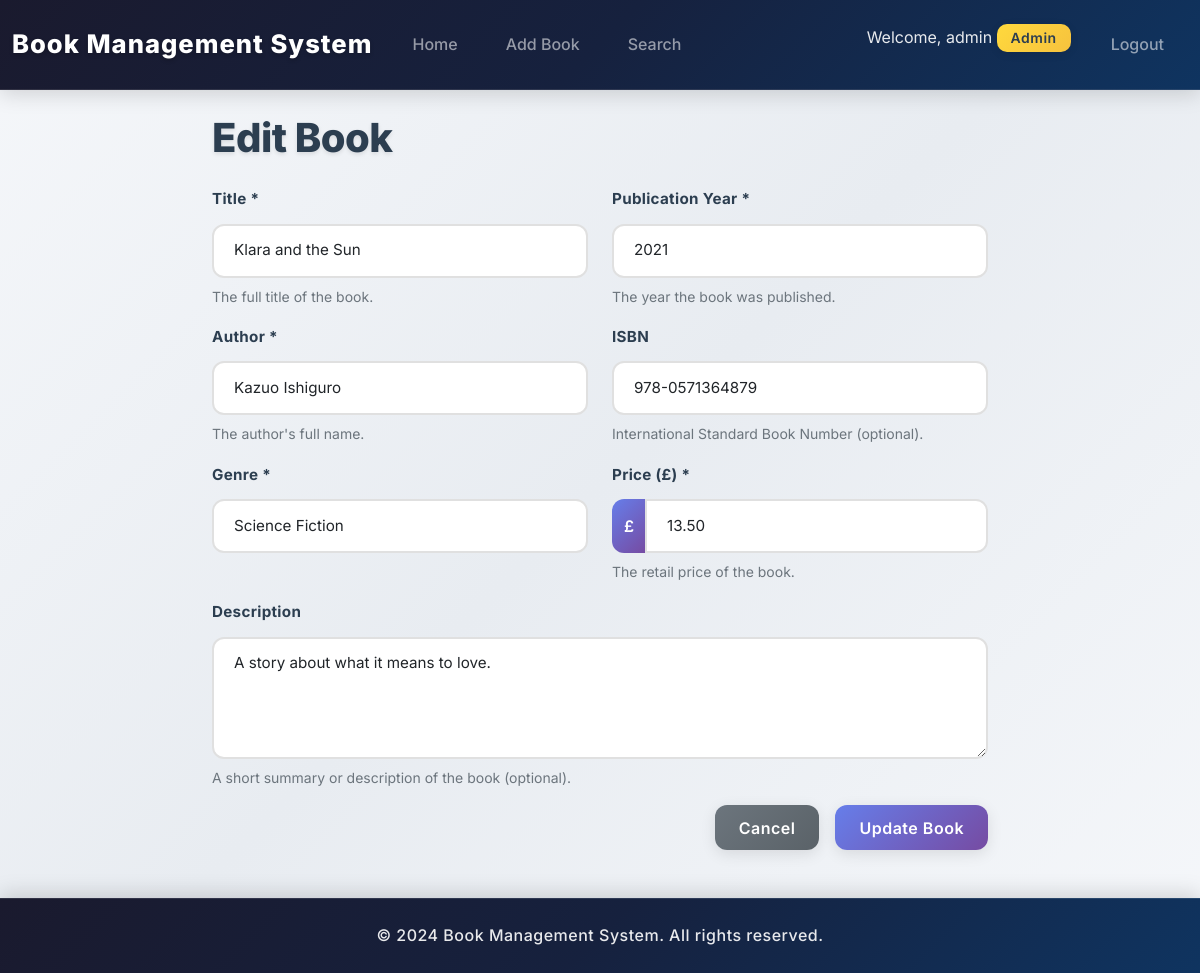
The page /edit_book.php?id=3 (signed in) on the database its author committed.
### tables this page shows
CREATE TABLE IF NOT EXISTS books (
    id INT AUTO_INCREMENT PRIMARY KEY,
    title VARCHAR(255) NOT NULL,
    author VARCHAR(255) NOT NULL,
    genre VARCHAR(100) NOT NULL,
    publication_year INT NOT NULL,
    isbn VARCHAR(20),
    description TEXT,
    price DECIMAL(10,2),
    created_at TIMESTAMP DEFAULT CURRENT_TIMESTAMP,
    updated_at TIMESTAMP DEFAULT CURRENT_TIMESTAMP ON UPDATE CURRENT_TIMESTAMP
);

### includes/database.php (called while the page is built, shortened)
<?php
class Database {
    private $host = DB_HOST;
    private $dbname = DB_NAME;
    private $username = DB_USER;
    private $password = DB_PASS;
    private $conn;
    private $stmt;
    public function __construct() {
        $dsn = "mysql:host={$this->host};dbname={$this->dbname};charset=utf8mb4";
        $options = [
            PDO::ATTR_ERRMODE => PDO::ERRMODE_EXCEPTION,
            PDO::ATTR_DEFAULT_FETCH_MODE => PDO::FETCH_ASSOC,
            PDO::ATTR_EMULATE_PREPARES => false,
        ];
        try {
            $this->conn = new PDO($dsn, $this->username, $this->password, $options);
        } catch (PDOException $e) {
            die("Connection failed: " . $e->getMessage());
        }
    }
    public function query($sql) {
        $this->stmt = $this->conn->prepare($sql);
    }
    public function bind($param, $value, $type = null) {
        if (is_null($type)) {
            switch (true) {
                case is_int($value):
                    $type = PDO::PARAM_INT;
                    break;
            }
        }
        $this->stmt->bindValue($param, $value, $type);
    }
    public function execute() {
        return $this->stmt->execute();
    }
    public function single() {
        $this->execute();
        return $this->stmt->fetch();
    }
}
?>

### templates/book_form.tpl.php (the view, shortened to what this page needs)
<?php
function displayBookForm($form_data = [], $errors = [], $is_edit = false) {
    ?>
    <form method="POST" id="bookForm" novalidate>
        <div class="row">
            <div class="col-md-6">
                <div class="mb-3">
                    <label for="title" class="form-label">Title *</label>
                    <input type="text" class="form-control <?php echo isset($errors['title']) ? 'is-invalid' : ''; ?>"
                           id="title" name="title" value="<?php echo $form_data['title'] ?? ''; ?>"
                           placeholder="Enter book title" required>
                    <?php if (isset($errors['title'])): ?>
                        <div class="invalid-feedback"><?php echo $errors['title']; ?></div>
                    <?php else: ?>
                        <div class="form-text">The full title of the book.</div>
                    <?php endif; ?>
                </div>
                <div class="mb-3">
                    <label for="author" class="form-label">Author *</label>
                    <input type="text" class="form-control <?php echo isset($errors['author']) ? 'is-invalid' : ''; ?>"
                           id="author" name="author" value="<?php echo $form_data['author'] ?? ''; ?>"
                           placeholder="Enter author name" required>
                    <?php if (isset($errors['author'])): ?>
                        <div class="invalid-feedback"><?php echo $errors['author']; ?></div>
                    <?php else: ?>
                        <div class="form-text">The author's full name.</div>
                    <?php endif; ?>
                </div>
                <div class="mb-3">
                    <label for="genre" class="form-label">Genre *</label>
                    <select class="form-select <?php echo isset($errors['genre']) ? 'is-invalid' : ''; ?>"
                            id="genre" name="genre" required>
                        <option value="Sci-Fi" <?php echo ($form_data['genre'] ?? '') == 'Sci-Fi' ? 'selected' : ''; ?>>Science Fiction</option>
                    </select>
                </div>
            </div>
            <div class="col-md-6">
                <div class="mb-3">
                    <label for="publication_year" class="form-label">Publication Year *</label>
                    <input type="number" class="form-control <?php echo isset($errors['publication_year']) ? 'is-invalid' : ''; ?>"
                           id="publication_year" name="publication_year"
                           min="1900" max="<?php echo date('Y'); ?>"
                           value="<?php echo $form_data['publication_year'] ?? ''; ?>"
                           placeholder="2024" required>
                    <?php if (isset($errors['publication_year'])): ?>
                        <div class="invalid-feedback"><?php echo $errors['publication_year']; ?></div>
                    <?php else: ?>
                        <div class="form-text">The year the book was published.</div>
                    <?php endif; ?>
                </div>
                <div class="mb-3">
                    <label for="isbn" class="form-label">ISBN</label>
                    <input type="text" class="form-control" id="isbn" name="isbn"
                           value="<?php echo $form_data['isbn'] ?? ''; ?>"
                           placeholder="978-XXXXXXXXX">
                    <div class="form-text">International Standard Book Number (optional).</div>
                </div>
                <div class="mb-3">
                    <label for="price" class="form-label">Price (£) *</label>
                    <div class="input-group">
                        <span class="input-group-text">£</span>
                        <input type="number" step="0.01" class="form-control <?php echo isset($errors['price']) ? 'is-invalid' : ''; ?>"
                               id="price" name="price" value="<?php echo $form_data['price'] ?? ''; ?>"
                               placeholder="0.00" required>
                    </div>
                    <?php if (isset($errors['price'])): ?>
                        <div class="invalid-feedback"><?php echo $errors['price']; ?></div>
                    <?php else: ?>
                        <div class="form-text">The retail price of the book.</div>
                    <?php endif; ?>
                </div>
            </div>
        </div>
        <div class="mb-3">
            <label for="description" class="form-label">Description</label>
            <textarea class="form-control" id="description" name="description"
                      rows="4" placeholder="Enter a brief description of the book..."><?php echo $form_data['description'] ?? ''; ?></textarea>
            <div class="form-text">A short summary or description of the book (optional).</div>
        </div>
        <div class="d-grid gap-2 d-md-flex justify-content-md-end">
            <a href="index.php" class="btn btn-secondary me-md-2">Cancel</a>
            <button type="submit" class="btn btn-primary">
                <?php echo $is_edit ? 'Update Book' : 'Add Book'; ?>
            </button>
        </div>
    </form>
    <?php
}
?>

### assets/css/style.css (style rules this page uses)
:root { --primary-color: #2c3e50; --secondary-color: #3498db; --accent-color: #e74c3c; --success-color: #27ae60; --warning-color: #f39c12; --light-bg: #f8f9fa; --card-shadow: 0 4px 6px rgba(0, 0, 0, 0.1); --card-shadow-hover: 0 8px 15px rgba(0, 0, 0, 0.15); --gradient-primary: linear-gradient(135deg, #667eea 0%, #764ba2 100%); --gradient-secondary: linear-gradient(135deg, #f093fb 0%, #f5576c 100%); --gradient-success: linear-gradient(135deg, #4facfe 0%, #00f2fe 100%); }
body { background: linear-gradient(135deg, #f5f7fa 0%, #e8ecf1 50%, #f5f7fa 100%); background-attachment: fixed; font-family: 'Inter', 'Segoe UI', Tahoma, Geneva, Verdana, sans-serif; min-height: 100vh; line-height: 1.6; color: #2c3e50; }
.btn { border-radius: 12px; font-weight: 600; padding: 0.65rem 1.5rem; transition: all 0.3s cubic-bezier(0.175, 0.885, 0.32, 1.275); border: none; box-shadow: 0 4px 15px rgba(0, 0, 0, 0.1); position: relative; overflow: hidden; letter-spacing: 0.5px; }
.btn::before { content: ''; position: absolute; top: 50%; left: 50%; width: 0; height: 0; border-radius: 50%; background: rgba(255, 255, 255, 0.3); transform: translate(-50%, -50%); transition: width 0.6s, height 0.6s; }
.btn-primary { background: var(--gradient-primary); color: white; }
.btn-secondary { background: linear-gradient(135deg, #6c757d 0%, #5a6268 100%); color: white; }
.form-control, .form-select { border-radius: 12px; border: 2px solid #e0e0e0; padding: 0.85rem 1.25rem; transition: all 0.3s ease; font-size: 0.95rem; background: #fff; }
.form-label { font-weight: 700; color: #2c3e50; margin-bottom: 0.75rem; font-size: 0.95rem; letter-spacing: 0.3px; }
.form-text { color: #6c757d; font-size: 0.875rem; margin-top: 0.5rem; }
.input-group-text { background: linear-gradient(135deg, #667eea 0%, #764ba2 100%); color: white; border: none; font-weight: 600; border-radius: 12px 0 0 12px; }
html { scroll-behavior: smooth; }

### rows shown on the page
books: title "Klara and the Sun", author "Kazuo Ishiguro", genre "Science Fiction", publication_year "2021", isbn "978-0571364879", price "13.50", description "A story about what it means to love."

### other values the page prints
SITE_NAME "Book Management System"
$_SESSION['user_id'] "admin"
